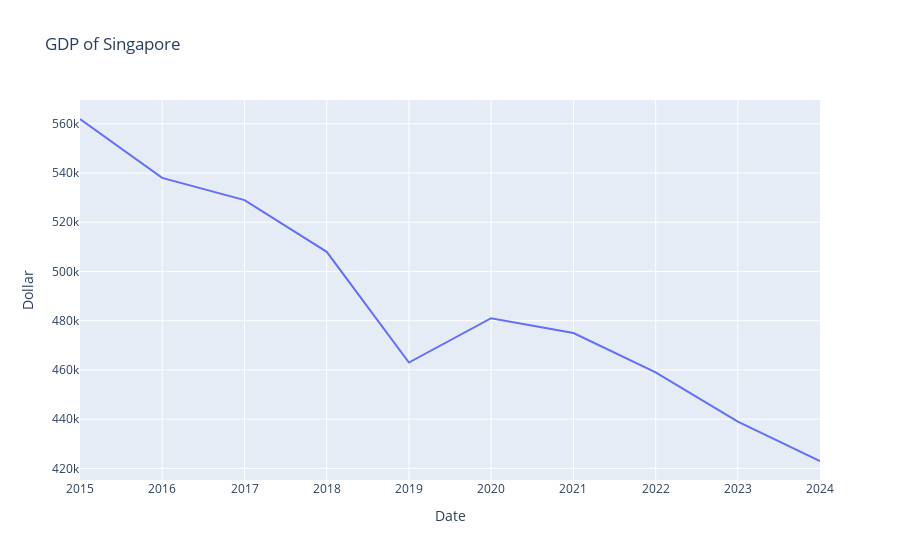

Notebook code cell kept with this figure:
### Code cell
gdp_df_ = gdp_df.reset_index()

fig = px.line(gdp_df_, x='date', y='dollar', title='GDP of Singapore', labels={'date':'Date', 'dollar':'Dollar'})
fig.show()

### Figure 1 — Plotly figure (JSON) as saved in the notebook; plotly's stock layout.template omitted (floating-point values rounded to 4 significant figures)
{"data": [{"hovertemplate": "Date=%{x}<br>Dollar=%{y}<extra></extra>", "legendgroup": "", "line": {"color": "#636efa", "dash": "solid"}, "marker": {"symbol": "circle"}, "mode": "lines", "name": "", "orientation": "v", "showlegend": false, "type": "scatter", "x": ["2024-01-01T00:00:00.000000000", "2023-01-01T00:00:00.000000000", "2022-01-01T00:00:00.000000000", "2021-01-01T00:00:00.000000000", "2020-01-01T00:00:00.000000000", "2019-01-01T00:00:00.000000000", "2018-01-01T00:00:00.000000000", "2017-01-01T00:00:00.000000000", "2016-01-01T00:00:00.000000000", "2015-01-01T00:00:00.000000000"], "xaxis": "x", "y": [423000.0, 439000.0, 459000.0, 475000.0, 481000.0, 463000.0, 508000.0, 529000.0, 538000.0, 561900.0], "yaxis": "y"}], "layout": {"legend": {"tracegroupgap": 0}, "title": {"text": "GDP of Singapore"}, "xaxis": {"anchor": "y", "domain": [0, 1], "title": {"text": "Date"}}, "yaxis": {"anchor": "x", "domain": [0, 1], "title": {"text": "Dollar"}}}}
